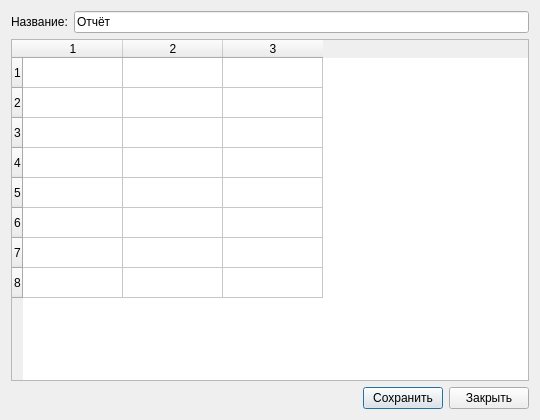
<?xml version="1.0" encoding="UTF-8"?>
<ui version="4.0"><class>Dialog</class><widget class="QDialog" name="Dialog"><property name="geometry"><rect><x>0</x><y>0</y><width>540</width><height>420</height></rect></property><property name="windowTitle"><string>#123 mixed/208_form_with_table</string></property><layout class="QVBoxLayout" name="verticalLayout"><property name="leftMargin"><number>11</number></property><property name="topMargin"><number>11</number></property><property name="rightMargin"><number>11</number></property><property name="bottomMargin"><number>11</number></property><property name="spacing"><number>6</number></property><item><layout class="QHBoxLayout" name="rowLayout"><property name="leftMargin"><number>0</number></property><property name="topMargin"><number>0</number></property><property name="rightMargin"><number>0</number></property><property name="bottomMargin"><number>0</number></property><property name="spacing"><number>6</number></property><item><widget class="QLabel" name="label"><property name="text"><string>Название:</string></property></widget></item><item><widget class="QLineEdit" name="lineEdit"><property name="text"><string>Отчёт</string></property></widget></item></layout></item><item><widget class="QTableWidget" name="table"><property name="rowCount"><number>8</number></property><property name="columnCount"><number>3</number></property></widget></item><item><layout class="QHBoxLayout" name="buttons"><property name="leftMargin"><number>0</number></property><property name="topMargin"><number>0</number></property><property name="rightMargin"><number>0</number></property><property name="bottomMargin"><number>0</number></property><property name="spacing"><number>6</number></property><item><spacer name="horizontalSpacer"><property name="orientation"><enum>Qt::Orientation::Horizontal</enum></property><property name="sizeHint" stdset="0"><size><width>40</width><height>20</height></size></property></spacer></item><item><widget class="QPushButton" name="save"><property name="text"><string>Сохранить</string></property></widget></item><item><widget class="QPushButton" name="close"><property name="text"><string>Закрыть</string></property></widget></item></layout></item></layout></widget></ui>
